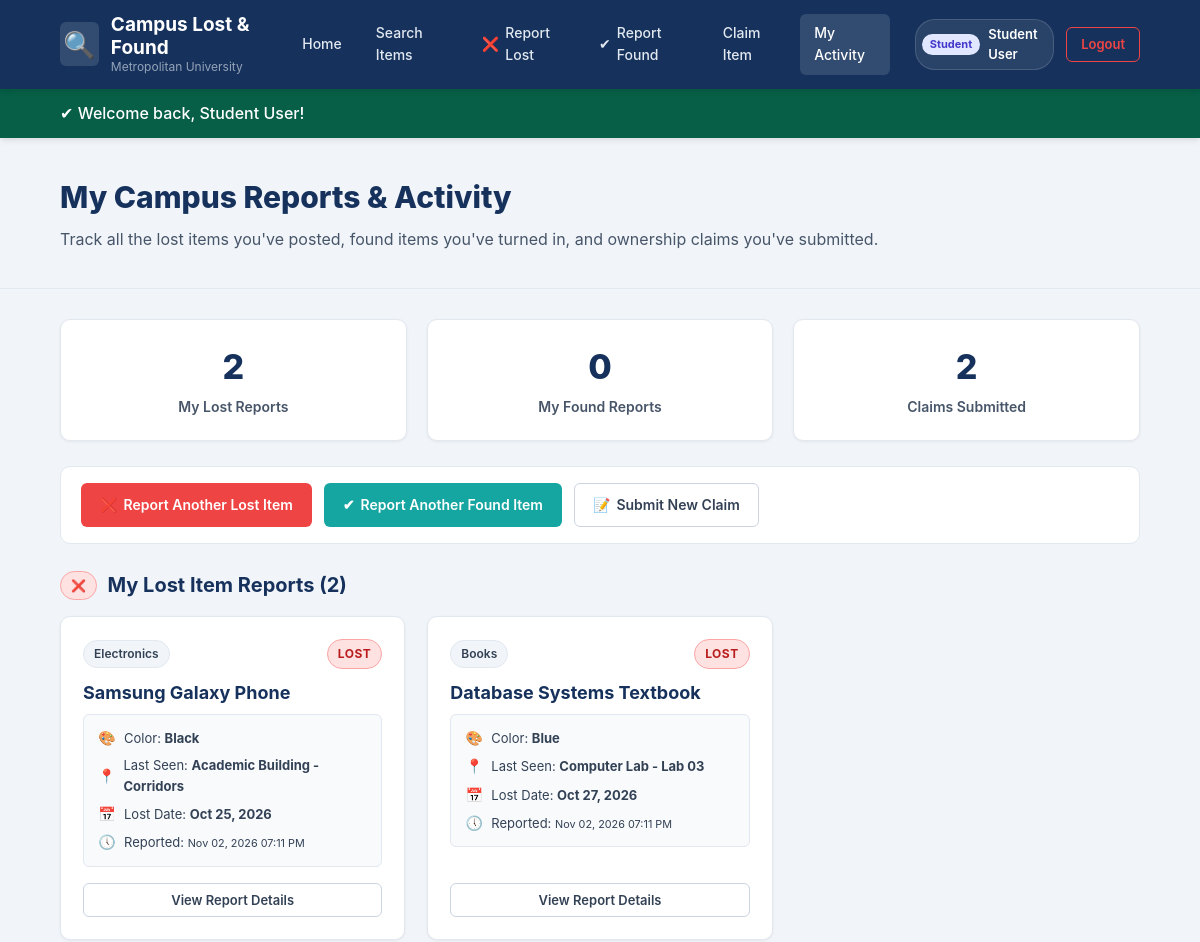
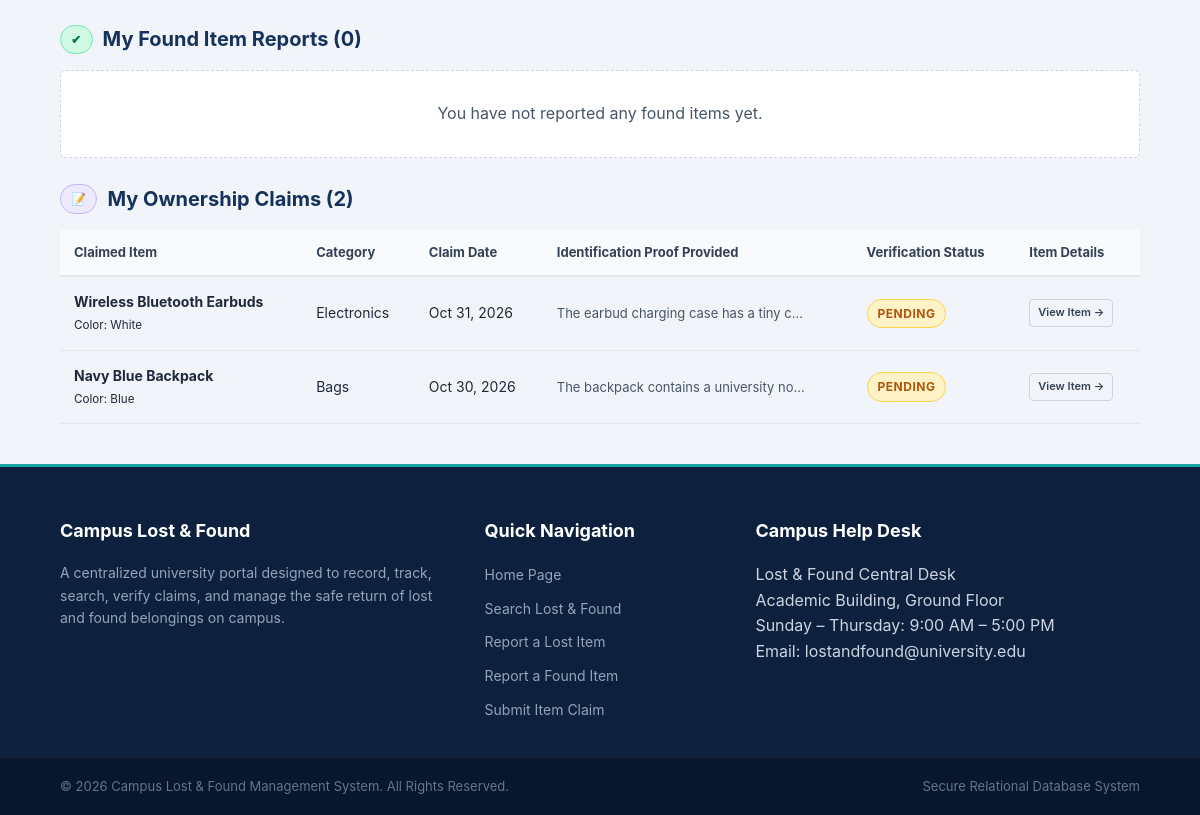
The app's page /user/my-reports.php (signed in) with its own data (2 pictures, top to bottom).
### tables this page shows
CREATE TABLE IF NOT EXISTS `lost_reports` (
  `lost_report_id` INT AUTO_INCREMENT PRIMARY KEY,
  `item_id` INT NOT NULL UNIQUE,
  `user_id` INT NOT NULL,
  `location_id` INT NOT NULL,
  `lost_date` DATE NOT NULL,
  `report_date` TIMESTAMP NOT NULL DEFAULT CURRENT_TIMESTAMP,
  `additional_details` TEXT DEFAULT NULL,
  INDEX (`user_id`),
  INDEX (`location_id`),
  CONSTRAINT `fk_lost_item` FOREIGN KEY (`item_id`) REFERENCES `items` (`item_id`) ON DELETE CASCADE ON UPDATE CASCADE,
  CONSTRAINT `fk_lost_user` FOREIGN KEY (`user_id`) REFERENCES `users` (`user_id`) ON UPDATE CASCADE,
  CONSTRAINT `fk_lost_location` FOREIGN KEY (`location_id`) REFERENCES `locations` (`location_id`) ON UPDATE CASCADE
);

CREATE TABLE IF NOT EXISTS `categories` (
  `category_id` INT AUTO_INCREMENT PRIMARY KEY,
  `category_name` VARCHAR(100) NOT NULL UNIQUE,
  `description` TEXT DEFAULT NULL
);

CREATE TABLE IF NOT EXISTS `items` (
  `item_id` INT AUTO_INCREMENT PRIMARY KEY,
  `item_name` VARCHAR(150) NOT NULL,
  `description` TEXT DEFAULT NULL,
  `color` VARCHAR(50) DEFAULT NULL,
  `category_id` INT NOT NULL,
  `status` ENUM('Lost', 'Found', 'Claimed', 'Returned') NOT NULL DEFAULT 'Lost',
  `created_at` TIMESTAMP NOT NULL DEFAULT CURRENT_TIMESTAMP,
  INDEX (`category_id`),
  CONSTRAINT `fk_items_category` FOREIGN KEY (`category_id`) REFERENCES `categories` (`category_id`) ON UPDATE CASCADE
);

CREATE TABLE IF NOT EXISTS `locations` (
  `location_id` INT AUTO_INCREMENT PRIMARY KEY,
  `location_name` VARCHAR(150) NOT NULL UNIQUE,
  `description` TEXT DEFAULT NULL
);

CREATE TABLE IF NOT EXISTS `claims` (
  `claim_id` INT AUTO_INCREMENT PRIMARY KEY,
  `item_id` INT NOT NULL,
  `user_id` INT NOT NULL,
  `claim_date` TIMESTAMP NOT NULL DEFAULT CURRENT_TIMESTAMP,
  `identification_details` TEXT NOT NULL,
  `status` ENUM('Pending', 'Approved', 'Rejected') NOT NULL DEFAULT 'Pending',
  `verified_by` INT DEFAULT NULL,
  INDEX (`item_id`),
  INDEX (`user_id`),
  INDEX (`verified_by`),
  CONSTRAINT `fk_claims_item` FOREIGN KEY (`item_id`) REFERENCES `items` (`item_id`) ON DELETE CASCADE ON UPDATE CASCADE,
  CONSTRAINT `fk_claims_user` FOREIGN KEY (`user_id`) REFERENCES `users` (`user_id`) ON UPDATE CASCADE,
  CONSTRAINT `fk_claims_verifier` FOREIGN KEY (`verified_by`) REFERENCES `users` (`user_id`) ON DELETE SET NULL ON UPDATE CASCADE
);

### user/my-reports.php (the view, shortened to what this page needs)
<?php
require_once __DIR__ . "/../config/database.php";
$userId = (int)$_SESSION["user_id"];
$lostQuery = $conn->prepare("
    SELECT
        items.item_id,
        items.item_name,
        items.color,
        items.status,
        categories.category_name,
        locations.location_name,
        lost_reports.lost_date,
        lost_reports.report_date
    FROM lost_reports
    INNER JOIN items ON lost_reports.item_id = items.item_id
    INNER JOIN categories ON items.category_id = categories.category_id
    INNER JOIN locations ON lost_reports.location_id = locations.location_id
    WHERE lost_reports.user_id = ?
    ORDER BY lost_reports.report_date DESC
");
$lostQuery->execute([$userId]);
$lostItems = $lostQuery->fetchAll();
$foundQuery = $conn->prepare("
    SELECT
        items.item_id,
        items.item_name,
        items.color,
        items.status,
        categories.category_name,
        locations.location_name,
        found_reports.found_date,
        found_reports.report_date
    FROM found_reports
    INNER JOIN items ON found_reports.item_id = items.item_id
    INNER JOIN categories ON items.category_id = categories.category_id
    INNER JOIN locations ON found_reports.location_id = locations.location_id
    WHERE found_reports.user_id = ?
    ORDER BY found_reports.report_date DESC
");
$foundQuery->execute([$userId]);
$foundItems = $foundQuery->fetchAll();
$claimsQuery = $conn->prepare("
    SELECT
        claims.claim_id,
        claims.claim_date,
        claims.identification_details,
        claims.status AS claim_status,
        items.item_id,
        items.item_name,
        items.color,
        items.status AS item_status,
        categories.category_name,
        verifier.name AS verifier_name
    FROM claims
    INNER JOIN items ON claims.item_id = items.item_id
    INNER JOIN categories ON items.category_id = categories.category_id
    LEFT JOIN users AS verifier ON claims.verified_by = verifier.user_id
    WHERE claims.user_id = ?
    ORDER BY claims.claim_date DESC
");
$claimsQuery->execute([$userId]);
$myClaims = $claimsQuery->fetchAll();
require_once __DIR__ . "/../includes/header.php";
?>
<div class="page-header bg-slate">
    <div class="container">
        <h1>My Campus Reports &amp; Activity</h1>
        <p>Track all the lost items you've posted, found items you've turned in, and ownership claims you've submitted.</p>
    </div>
</div>
<div class="container py-4">
    <div class="activity-summary-grid">
        <div class="activity-stat-card">
            <span class="activity-stat-number"><?php echo count($lostItems); ?></span>
            <span class="activity-stat-title">My Lost Reports</span>
        </div>
        <div class="activity-stat-card">
            <span class="activity-stat-number"><?php echo count($foundItems); ?></span>
            <span class="activity-stat-title">My Found Reports</span>
        </div>
        <div class="activity-stat-card">
            <span class="activity-stat-number"><?php echo count($myClaims); ?></span>
            <span class="activity-stat-title">Claims Submitted</span>
        </div>
    </div>
    <div class="action-banner-row">
        <a href="<?php echo BASE_URL; ?>user/report-lost.php" class="btn btn-danger">
            <span>&#10060;</span> Report Another Lost Item
        </a>
        <a href="<?php echo BASE_URL; ?>user/report-found.php" class="btn btn-accent">
            <span>&#10004;</span> Report Another Found Item
        </a>
        <a href="<?php echo BASE_URL; ?>user/submit-claim.php" class="btn btn-outline">
            <span>&#128221;</span> Submit New Claim
        </a>
    </div>
    <div class="section-title-wrap mt-5">
        <h2 class="section-subheading">
            <span class="badge-status badge-status-lost">&#10060;</span>
            My Lost Item Reports (<?php echo count($lostItems); ?>)
        </h2>
    </div>
    <?php if (!empty($lostItems)): ?>
        <div class="items-grid">
            <?php foreach ($lostItems as $item): ?>
                <div class="item-card-modern">
                    <div class="item-card-top">
                        <span class="badge-cat"><?php echo htmlspecialchars($item['category_name']); ?></span>
                        <span class="badge-status badge-status-<?php echo strtolower($item['status']); ?>">
                            <?php echo htmlspecialchars($item['status']); ?>
                        </span>
                    </div>
                    <h3 class="item-card-title">
                        <a href="<?php echo BASE_URL; ?>item-details.php?id=<?php echo $item['item_id']; ?>">
                            <?php echo htmlspecialchars($item['item_name']); ?>
                        </a>
                    </h3>
                    <div class="item-card-meta">
                        <div class="meta-row">
                            <span class="meta-icon">&#127912;</span>
                            <span>Color: <strong><?php echo htmlspecialchars($item['color'] ?? 'N/A'); ?></strong></span>
                        </div>
                        <div class="meta-row">
                            <span class="meta-icon">&#128205;</span>
                            <span>Last Seen: <strong><?php echo htmlspecialchars($item['location_name']); ?></strong></span>
                        </div>
                        <div class="meta-row">
                            <span class="meta-icon">&#128197;</span>
                            <span>Lost Date: <strong><?php echo date('M d, Y', strtotime($item['lost_date'])); ?></strong></span>
                        </div>
                        <div class="meta-row">
                            <span class="meta-icon">&#128340;</span>
                            <span>Reported: <small><?php echo date('M d, Y h:i A', strtotime($item['report_date'])); ?></small></span>
                        </div>
                    </div>
                    <div class="item-card-footer">
                        <a href="<?php echo BASE_URL; ?>item-details.php?id=<?php echo $item['item_id']; ?>" class="btn btn-sm btn-outline btn-block">
                            View Report Details
                        </a>
                    </div>
                </div>
            <?php endforeach; ?>
        </div>
    <?php else: ?>
        <div class="empty-state-card">
            <p>You have not submitted any lost item reports yet.</p>
        </div>
    <?php endif; ?>
    <div class="section-title-wrap mt-5">
        <h2 class="section-subheading">
            <span class="badge-status badge-status-found">&#10004;</span>
            My Found Item Reports (<?php echo count($foundItems); ?>)
        </h2>
    </div>
    <?php if (!empty($foundItems)): ?>
        <div class="items-grid">
            <?php foreach ($foundItems as $item): ?>
                <div class="item-card-modern">
                    <div class="item-card-top">
                        <span class="badge-cat"><?php echo htmlspecialchars($item['category_name']); ?></span>
                        <span class="badge-status badge-status-<?php echo strtolower($item['status']); ?>">
                            <?php echo htmlspecialchars($item['status']); ?>
                        </span>
                    </div>
                    <h3 class="item-card-title">
                        <a href="<?php echo BASE_URL; ?>item-details.php?id=<?php echo $item['item_id']; ?>">
                            <?php echo htmlspecialchars($item['item_name']); ?>
                        </a>
                    </h3>
                    <div class="item-card-meta">
                        <div class="meta-row">
                            <span class="meta-icon">&#127912;</span>
                            <span>Color: <strong><?php echo htmlspecialchars($item['color'] ?? 'N/A'); ?></strong></span>
                        </div>
                        <div class="meta-row">
                            <span class="meta-icon">&#128205;</span>
                            <span>Found At: <strong><?php echo htmlspecialchars($item['location_name']); ?></strong></span>
                        </div>
                        <div class="meta-row">
                            <span class="meta-icon">&#128197;</span>
                            <span>Found Date: <strong><?php echo date('M d, Y', strtotime($item['found_date'])); ?></strong></span>
                        </div>
                        <div class="meta-row">
                            <span class="meta-icon">&#128340;</span>
                            <span>Reported: <small><?php echo date('M d, Y h:i A', strtotime($item['report_date'])); ?></small></span>
                        </div>
                    </div>
                    <div class="item-card-footer">
                        <a href="<?php echo BASE_URL; ?>item-details.php?id=<?php echo $item['item_id']; ?>" class="btn btn-sm btn-outline btn-block">
                            View Report Details
                        </a>
                    </div>
                </div>
            <?php endforeach; ?>
        </div>
    <?php else: ?>
        <div class="empty-state-card">
            <p>You have not reported any found items yet.</p>
        </div>
    <?php endif; ?>
    <div class="section-title-wrap mt-5" id="claims">
        <h2 class="section-subheading">
            <span class="badge-status badge-status-claimed">&#128221;</span>
            My Ownership Claims (<?php echo count($myClaims); ?>)
        </h2>
    </div>
    <?php if (!empty($myClaims)): ?>
        <div class="table-responsive">
            <table class="table-modern">
                <thead>
                    <tr>
                        <th>Claimed Item</th>
                        <th>Category</th>
                        <th>Claim Date</th>
                        <th>Identification Proof Provided</th>
                        <th>Verification Status</th>
                        <th>Item Details</th>
                    </tr>
                </thead>
                <tbody>
                    <?php foreach ($myClaims as $claim): ?>
                        <tr>
                            <td>
                                <strong><?php echo htmlspecialchars($claim['item_name']); ?></strong><br>
                                <small class="text-muted">Color: <?php echo htmlspecialchars($claim['color']); ?></small>
                            </td>
                            <td><?php echo htmlspecialchars($claim['category_name']); ?></td>
                            <td><?php echo date('M d, Y', strtotime($claim['claim_date'])); ?></td>
                            <td>
                                <div class="proof-excerpt">
                                    <?php echo htmlspecialchars($claim['identification_details']); ?>
                                </div>
                            </td>
                            <td>
                                <span class="badge-status badge-status-<?php echo strtolower($claim['claim_status']); ?>">
                                    <?php echo htmlspecialchars($claim['claim_status']); ?>
                                </span>
                            </td>
                            <td>
                                <a href="<?php echo BASE_URL; ?>item-details.php?id=<?php echo $claim['item_id']; ?>" class="btn btn-xs btn-outline">
                                    View Item &rarr;
                                </a>
                            </td>
                        </tr>
                    <?php endforeach; ?>
                </tbody>
            </table>
        </div>
    <?php else: ?>
        <div class="empty-state-card">
            <p>You have not submitted any claims for found items yet.</p>
        </div>
    <?php endif; ?>
</div>
<?php require_once __DIR__ . "/../includes/footer.php"; ?>

### records on screen
lost_reports: categories.category_name "Electronics", item.status "LOST", item.item_name "Samsung Galaxy Phone", item.color "Black", location.location_name "Academic Building - Corridors", lost_date "Oct 25, 2026", report_date "Nov 02, 2026 07:11 PM"
lost_reports: categories.category_name "Books", item.status "LOST", item.item_name "Database Systems Textbook", item.color "Blue", location.location_name "Computer Lab - Lab 03", lost_date "Oct 27, 2026", report_date "Nov 02, 2026 07:11 PM"
claims: item.item_name "Wireless Bluetooth Earbuds", item.color "White", categories.category_name "Electronics", claim_date "Oct 31, 2026", identification_details "The earbud charging case has a tiny c…", status "PENDING"
claims: item.item_name "Navy Blue Backpack", item.color "Blue", categories.category_name "Bags", claim_date "Oct 30, 2026", identification_details "The backpack contains a university no…", status "PENDING"

### other values on screen
$_SESSION['user_type'] "Student"
$_SESSION['name'] "Student User"
$globalSuccess "Welcome back, Student User!"
count($lostItems) "2"
count($foundItems) "0"
count($myClaims) "2"
